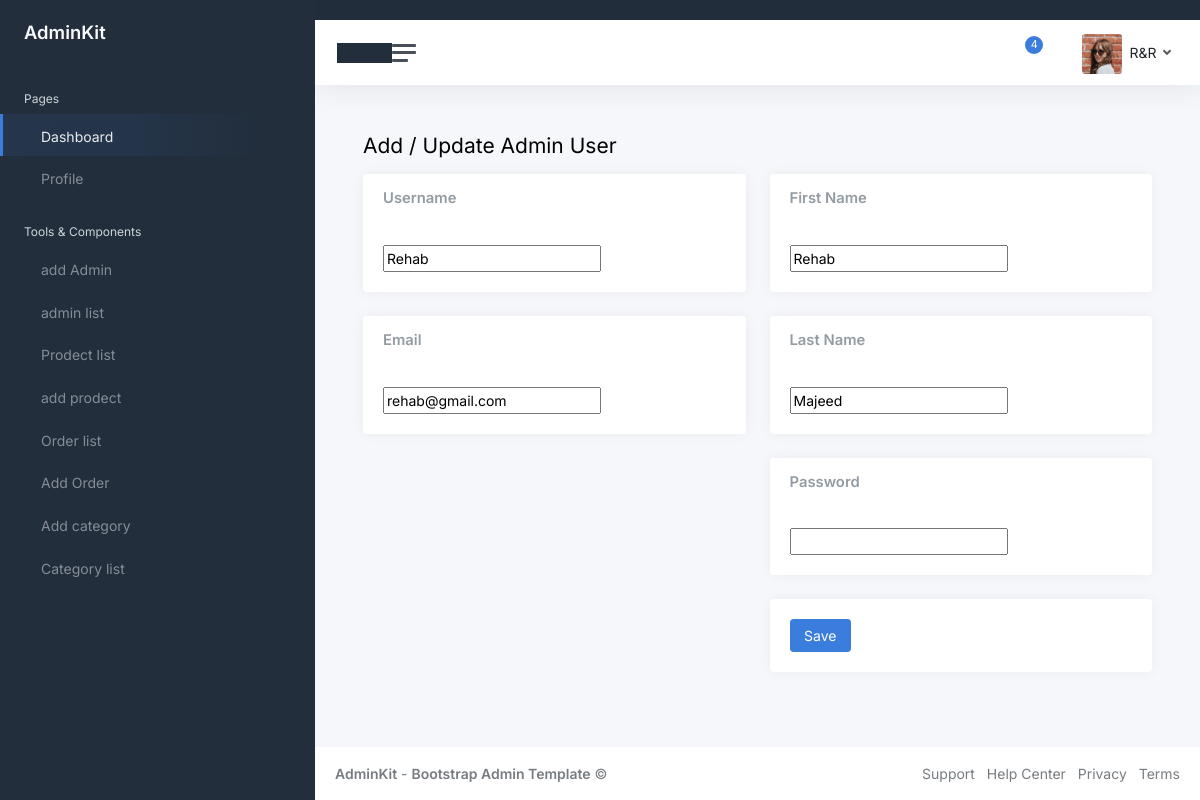
The app's page /dashboard/update_admin_user/3/ with its own data.
### firstapp/models.py (models this page shows, shortened)
class AdminUser(AbstractUser):
    admin_key = models.CharField(max_length=50, blank=True, null=True)

### firstapp/views.py (the view)
# urls.py: path('dashboard/update_admin_user/<int:pk>/', views.update_admin_user, name='update_admin_user'),
def update_admin_user(request, pk):
    user = get_object_or_404(AdminUser, pk=pk)
    if request.method == "POST":
        form = AdminUserForm(request.POST, instance=user)
        if form.is_valid():
            form.save()
            messages.success(request, "تم تعديل المستخدم بنجاح!")
            return redirect('admin_user_list')
    else:
        form = AdminUserForm(instance=user)
    return render(request, 'dashboard/add_admin_user.html', {'form': form})

### firstapp/forms.py
class AdminUserForm(forms.ModelForm):
    class Meta:
        model = AdminUser
        fields = ['username', 'email', 'first_name', 'last_name', 'password']
        widgets = {
            'password': forms.PasswordInput(),
        }

### firstapp/templates/dashboard/add_admin_user.html (shortened to what this page needs)
{% extends 'dashboard/base.html' %}
{% load static %}
{% block content %}
<main class="content">
    <div class="container-fluid p-0">
        <div class="mb-3">
            <h1 class="h3 d-inline align-middle">Add / Update Admin User</h1>
        </div>
        <form method="POST">
            <div class="row">
                <div class="col-12 col-lg-6">
                    <div class="card">
                        <div class="card-header">
                            <h5 class="card-title mb-0">Username</h5>
                        </div>
                        <div class="card-body">
                            {{ form.username }}
                        </div>
                    </div>
                    <div class="card">
                        <div class="card-header">
                            <h5 class="card-title mb-0">Email</h5>
                        </div>
                        <div class="card-body">
                            {{ form.email }}
                        </div>
                    </div>
                </div>
                <div class="col-12 col-lg-6">
                    <div class="card">
                        <div class="card-header">
                            <h5 class="card-title mb-0">First Name</h5>
                        </div>
                        <div class="card-body">
                            {{ form.first_name }}
                        </div>
                    </div>
                    <div class="card">
                        <div class="card-header">
                            <h5 class="card-title mb-0">Last Name</h5>
                        </div>
                        <div class="card-body">
                            {{ form.last_name }}
                        </div>
                    </div>
                    <div class="card">
                        <div class="card-header">
                            <h5 class="card-title mb-0">Password</h5>
                        </div>
                        <div class="card-body">
                            {{ form.password }}
                        </div>
                    </div>
                    <div class="card">
                        <div class="card-body">
                            <button type="submit" class="btn btn-primary">Save</button>
                        </div>
                    </div>
                </div>
            </div>
        </form>
    </div>
</main>
{% endblock content %}

### records on screen
AdminUser: username "Rehab", email "rehab@gmail.com", first_name "Rehab", last_name "Majeed"
